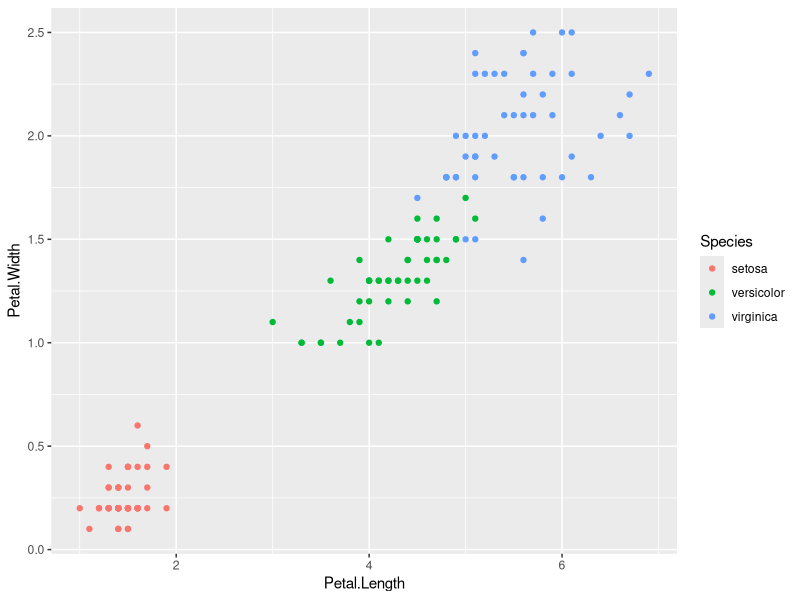
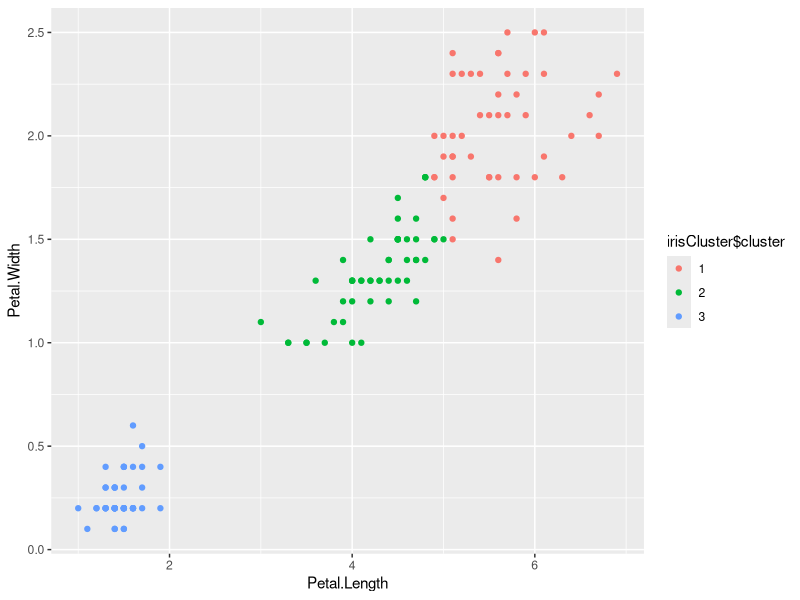

Write the R code that produced these figures, in order.
# import data set

library(datasets)

# it will display heading of the data wtih initial rows 
head(iris)
names(iris)

#import ggplot library to plot the dataset
library(ggplot2)
ggplot(iris, aes(Petal.Length, Petal.Width,color = Species)) + geom_point()


# set the point on initial seed
set.seed(15)

# create k-Means Cluster for iris data set
irisCluster <- kmeans(iris[,3:4], 3, nstart = 15)


irisCluster



# print the values in tabular form
table(irisCluster$cluster, iris$Species)


irisCluster$cluster <- as.factor(irisCluster$cluster)

# plot cluster using K-Means model
ggplot(iris, aes(Petal.Length, Petal.Width, color = irisCluster$cluster)) + geom_point()
